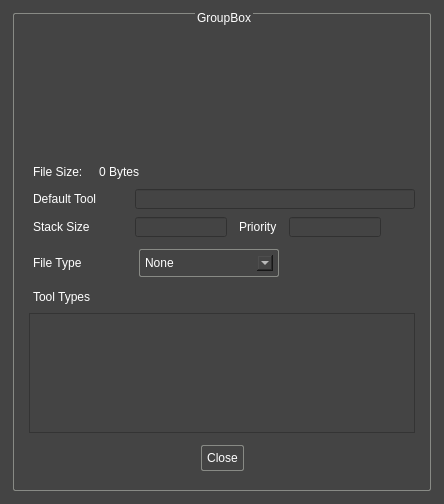
<?xml version="1.0" encoding="UTF-8"?>
<ui version="4.0">
 <class>DialogFileInfo</class>
 <widget class="QDialog" name="DialogFileInfo">
  <property name="geometry">
   <rect>
    <x>0</x>
    <y>0</y>
    <width>444</width>
    <height>504</height>
   </rect>
  </property>
  <property name="windowTitle">
   <string>File Information</string>
  </property>
  <property name="styleSheet">
   <string notr="true">QWidget
{	
	background-color: #444444;
	color:  white;
	font: 700 10pt &quot;Comfortaa&quot;;
	padding: 1px;
	margin: 1px;
}

QCSpinBox
{
	background-color: #444444;
	color:  white;
	margin: 0px;
}

QPushButton
{
	margin: 5px;
	padding: 5px;
	border: 1px solid rgb(136, 138, 133);
    border-radius: 2px;
	text-align: center;
}
QComboBox
{
	margin: 5px;
	padding: 5px;
	border: 1px solid rgb(136, 138, 133);
    border-radius: 2px;
	text-align: center;
}

QSpinBox
{
	margin: 1px;
	padding: 1px;
	border: 1px solid rgb(136, 138, 133);
    border-radius: 2px;
	text-align: center;
}

QSpinBox::up-button
{
	margin: 0px;
	padding: 0px;
}

QPushButton::pressed
{
	background-color: #555555;
}
QPushButton::hover
{
	border: 1px solid #aaaaaa;
}

QGroupBox
{
	padding: 5px;
	border: 1px solid  rgb(136, 138, 133);
	margin: 2px;
	border-radius: 2px;
}
QGroupBox::Title
{
	subcontrol-origin: margin;
    subcontrol-position: top center;
	margin: 0px;
}
</string>
  </property>
  <layout class="QVBoxLayout" name="verticalLayout">
   <item>
    <widget class="QGroupBox" name="groupBox">
     <property name="title">
      <string>GroupBox</string>
     </property>
     <layout class="QVBoxLayout" name="verticalLayout_2">
      <item>
       <widget class="QLabel" name="labelIcon">
        <property name="minimumSize">
         <size>
          <width>128</width>
          <height>128</height>
         </size>
        </property>
        <property name="text">
         <string/>
        </property>
        <property name="pixmap">
         <pixmap resource="icons.qrc">:/browser/icons/file.png</pixmap>
        </property>
        <property name="alignment">
         <set>Qt::AlignCenter</set>
        </property>
       </widget>
      </item>
      <item>
       <layout class="QHBoxLayout" name="horizontalLayout_4">
        <item>
         <widget class="QLabel" name="label_6">
          <property name="text">
           <string>File Size:</string>
          </property>
         </widget>
        </item>
        <item>
         <widget class="QLabel" name="labelFileSize">
          <property name="text">
           <string>0 Bytes</string>
          </property>
         </widget>
        </item>
        <item>
         <spacer name="horizontalSpacer_4">
          <property name="orientation">
           <enum>Qt::Horizontal</enum>
          </property>
          <property name="sizeHint" stdset="0">
           <size>
            <width>40</width>
            <height>20</height>
           </size>
          </property>
         </spacer>
        </item>
       </layout>
      </item>
      <item>
       <layout class="QHBoxLayout" name="horizontalLayout">
        <item>
         <widget class="QLabel" name="label">
          <property name="minimumSize">
           <size>
            <width>100</width>
            <height>0</height>
           </size>
          </property>
          <property name="text">
           <string>Default Tool</string>
          </property>
         </widget>
        </item>
        <item>
         <widget class="QLineEdit" name="lineEditDefaultTool">
          <property name="acceptDrops">
           <bool>false</bool>
          </property>
          <property name="readOnly">
           <bool>true</bool>
          </property>
         </widget>
        </item>
       </layout>
      </item>
      <item>
       <layout class="QHBoxLayout" name="horizontalLayout_2">
        <item>
         <widget class="QLabel" name="label_2">
          <property name="minimumSize">
           <size>
            <width>100</width>
            <height>0</height>
           </size>
          </property>
          <property name="text">
           <string>Stack Size</string>
          </property>
         </widget>
        </item>
        <item>
         <widget class="QLineEdit" name="lineEditStackSize">
          <property name="maximumSize">
           <size>
            <width>100</width>
            <height>16777215</height>
           </size>
          </property>
          <property name="readOnly">
           <bool>true</bool>
          </property>
         </widget>
        </item>
        <item>
         <widget class="QLabel" name="label_3">
          <property name="text">
           <string>Priority</string>
          </property>
         </widget>
        </item>
        <item>
         <widget class="QLineEdit" name="lineEditPriority">
          <property name="minimumSize">
           <size>
            <width>50</width>
            <height>0</height>
           </size>
          </property>
          <property name="maximumSize">
           <size>
            <width>100</width>
            <height>16777215</height>
           </size>
          </property>
          <property name="readOnly">
           <bool>true</bool>
          </property>
         </widget>
        </item>
        <item>
         <spacer name="horizontalSpacer_2">
          <property name="orientation">
           <enum>Qt::Horizontal</enum>
          </property>
          <property name="sizeHint" stdset="0">
           <size>
            <width>40</width>
            <height>20</height>
           </size>
          </property>
         </spacer>
        </item>
       </layout>
      </item>
      <item>
       <layout class="QHBoxLayout" name="horizontalLayout_3">
        <item>
         <widget class="QLabel" name="label_5">
          <property name="minimumSize">
           <size>
            <width>100</width>
            <height>0</height>
           </size>
          </property>
          <property name="text">
           <string>File Type</string>
          </property>
         </widget>
        </item>
        <item>
         <widget class="QComboBox" name="comboBox">
          <property name="enabled">
           <bool>false</bool>
          </property>
          <property name="minimumSize">
           <size>
            <width>150</width>
            <height>0</height>
           </size>
          </property>
          <property name="frame">
           <bool>true</bool>
          </property>
          <item>
           <property name="text">
            <string>None</string>
           </property>
          </item>
          <item>
           <property name="text">
            <string>Disk</string>
           </property>
          </item>
          <item>
           <property name="text">
            <string>Drawer</string>
           </property>
          </item>
          <item>
           <property name="text">
            <string>Tool</string>
           </property>
          </item>
          <item>
           <property name="text">
            <string>Project</string>
           </property>
          </item>
          <item>
           <property name="text">
            <string>Garbage</string>
           </property>
          </item>
          <item>
           <property name="text">
            <string>Device</string>
           </property>
          </item>
          <item>
           <property name="text">
            <string>Kick</string>
           </property>
          </item>
          <item>
           <property name="text">
            <string>AppIcon</string>
           </property>
          </item>
         </widget>
        </item>
        <item>
         <spacer name="horizontalSpacer">
          <property name="orientation">
           <enum>Qt::Horizontal</enum>
          </property>
          <property name="sizeHint" stdset="0">
           <size>
            <width>40</width>
            <height>20</height>
           </size>
          </property>
         </spacer>
        </item>
       </layout>
      </item>
      <item>
       <widget class="QLabel" name="label_4">
        <property name="text">
         <string>Tool Types</string>
        </property>
       </widget>
      </item>
      <item>
       <widget class="QPlainTextEdit" name="plainTextEditToolTypes">
        <property name="enabled">
         <bool>false</bool>
        </property>
       </widget>
      </item>
      <item>
       <widget class="QDialogButtonBox" name="buttonBox">
        <property name="orientation">
         <enum>Qt::Horizontal</enum>
        </property>
        <property name="standardButtons">
         <set>QDialogButtonBox::Close</set>
        </property>
        <property name="centerButtons">
         <bool>true</bool>
        </property>
       </widget>
      </item>
     </layout>
    </widget>
   </item>
  </layout>
 </widget>
 <resources>
  <include location="icons.qrc"/>
 </resources>
 <connections>
  <connection>
   <sender>buttonBox</sender>
   <signal>accepted()</signal>
   <receiver>DialogFileInfo</receiver>
   <slot>accept()</slot>
   <hints>
    <hint type="sourcelabel">
     <x>248</x>
     <y>254</y>
    </hint>
    <hint type="destinationlabel">
     <x>157</x>
     <y>274</y>
    </hint>
   </hints>
  </connection>
  <connection>
   <sender>buttonBox</sender>
   <signal>rejected()</signal>
   <receiver>DialogFileInfo</receiver>
   <slot>reject()</slot>
   <hints>
    <hint type="sourcelabel">
     <x>316</x>
     <y>260</y>
    </hint>
    <hint type="destinationlabel">
     <x>286</x>
     <y>274</y>
    </hint>
   </hints>
  </connection>
 </connections>
</ui>
